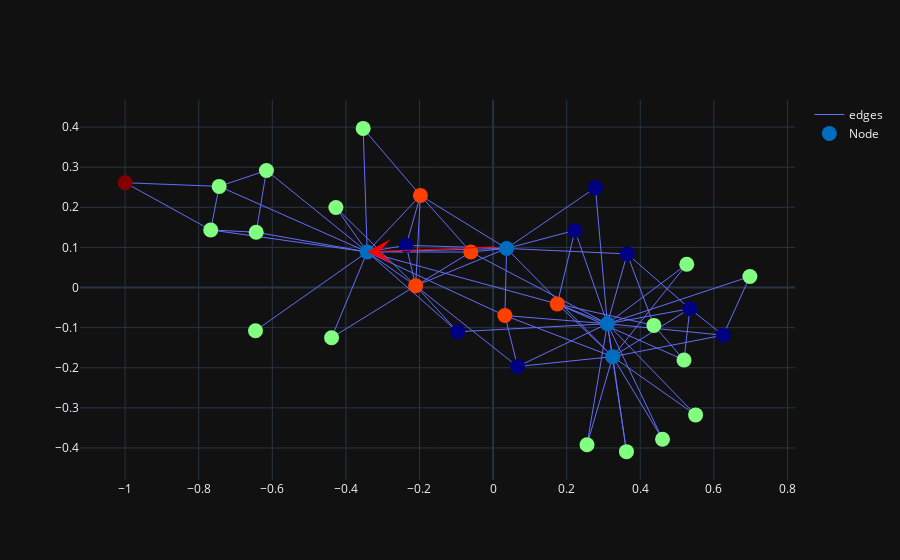

Write notebook code for a chart like this one.
### Code cell
%%timeit -n1 -r1
fig = visualize.visualize_rdd_kmeans_matrix(target_G, target_rad, [measure_list], pos, target_clusters)
fig.show()

### Figure 1 — Plotly figure (JSON) as saved in the notebook; plotly's stock layout.template omitted (floating-point values rounded to 4 significant figures; data arrays with more than 128 entries replaced by an {"elided": "..."} marker saying what was removed)
{"data": [{"line": {"width": 1}, "marker": {"color": [1, 3, 1, 3, 2, 2, 2, 0, 3, 0, 2, 2, 2, 3, 2, 2, 4, 2, 2, 0, 2, 2, 2, 0, 2, 2, 2, 0, 0, 0, 0, 3, 1, 1], "colorscale": [[0, "rgb(0,0,131)"], [0.2, "rgb(0,60,170)"], [0.4, "rgb(5,255,255)"], [0.6, "rgb(255,255,0)"], [0.8, "rgb(250,0,0)"], [1, "rgb(128,0,0)"]], "size": 15}, "mode": "lines", "name": "edges", "type": "scatter", "uid": "7ffcfe83-b909-4b4b-aa90-ebd2a8ea2973", "x": {"elided": "234 float values"}, "y": {"elided": "234 float values"}}, {"customdata": {"elided": "34x6 float values"}, "hovertemplate": "node_name: %{customdata[0]} <br> radius: %{customdata[1]} <br> degree: %{customdata[2]} <br> cluster: %{customdata[3]} <br> nodes_x: %{customdata[4]} <br> nodes_y: %{customdata[5]} <br> ", "marker": {"color": [1, 3, 1, 3, 2, 2, 2, 0, 3, 0, 2, 2, 2, 3, 2, 2, 4, 2, 2, 0, 2, 2, 2, 0, 2, 2, 2, 0, 0, 0, 0, 3, 1, 1], "colorscale": [[0, "rgb(0,0,131)"], [0.2, "rgb(0,60,170)"], [0.4, "rgb(5,255,255)"], [0.6, "rgb(255,255,0)"], [0.8, "rgb(250,0,0)"], [1, "rgb(128,0,0)"]], "size": 15}, "mode": "markers", "name": "Node", "text": [1, 2, 3, 4, 5, 6, 7, 8, 9, 10, 11, 12, 13, 14, 15, 16, 17, 18, 19, 20, 21, 22, 23, 24, 25, 26, 27, 28, 29, 30, 31, 32, 33, 34], "type": "scatter", "uid": "ce19f435-14d4-482c-94a5-f14a175634a4", "x": [-0.3421, -0.2105, 0.0368, -0.1975, -0.6438, -0.7444, -0.7674, -0.2363, 0.03206, 0.2782, -0.6159, -0.6457, -0.3531, -0.06053, 0.5263, 0.3625, -1, -0.4273, 0.2553, -0.09628, 0.5504, -0.439, 0.4605, 0.5348, 0.4369, 0.5189, 0.6979, 0.3645, 0.2224, 0.6255, 0.06657, 0.1745, 0.3251, 0.3106], "y": [0.08866, 0.004299, 0.09744, 0.2296, 0.1378, 0.2521, 0.1435, 0.1053, -0.06982, 0.2489, 0.2918, -0.1076, 0.3967, 0.08841, 0.0579, -0.4091, 0.2612, 0.1993, -0.3919, -0.1103, -0.3175, -0.1252, -0.3782, -0.0528, -0.09439, -0.1806, 0.02735, 0.08379, 0.1424, -0.1189, -0.1969, -0.04083, -0.1723, -0.09028]}], "layout": {"annotations": [{"arrowcolor": "red", "arrowhead": 3, "arrowsize": 4, "axref": "x", "ayref": "y", "showarrow": true, "x": -0.3421, "y": 0.08866}], "dragmode": "pan"}}
